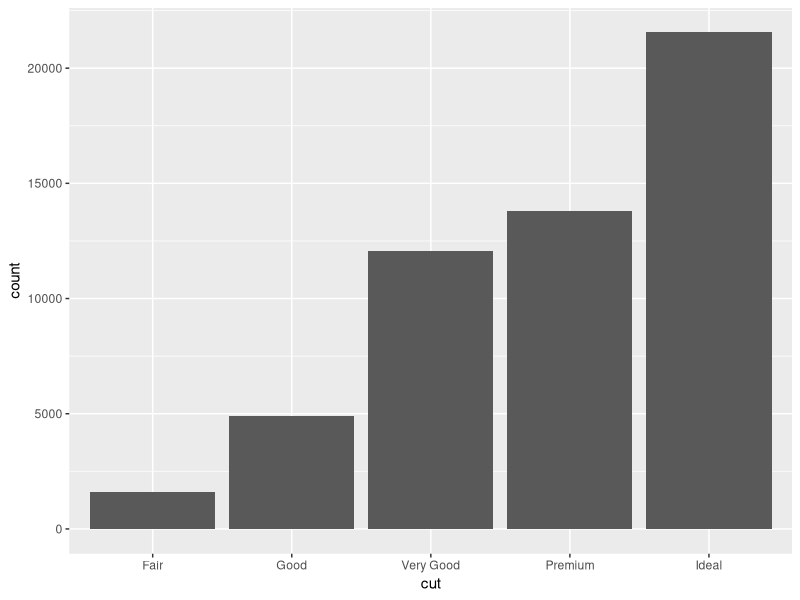
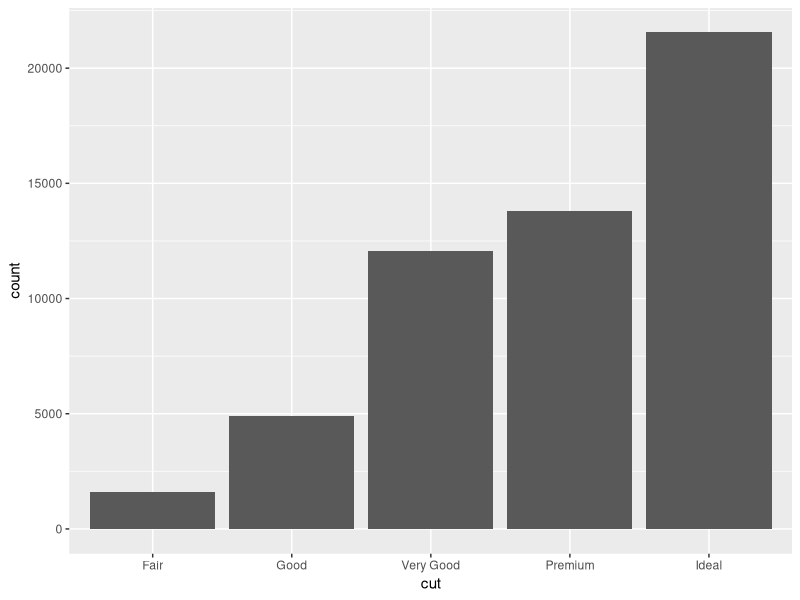
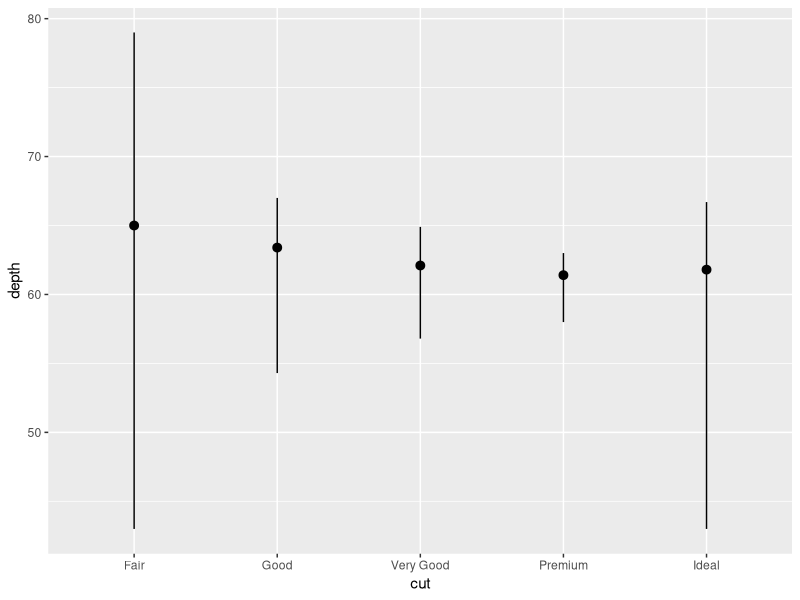
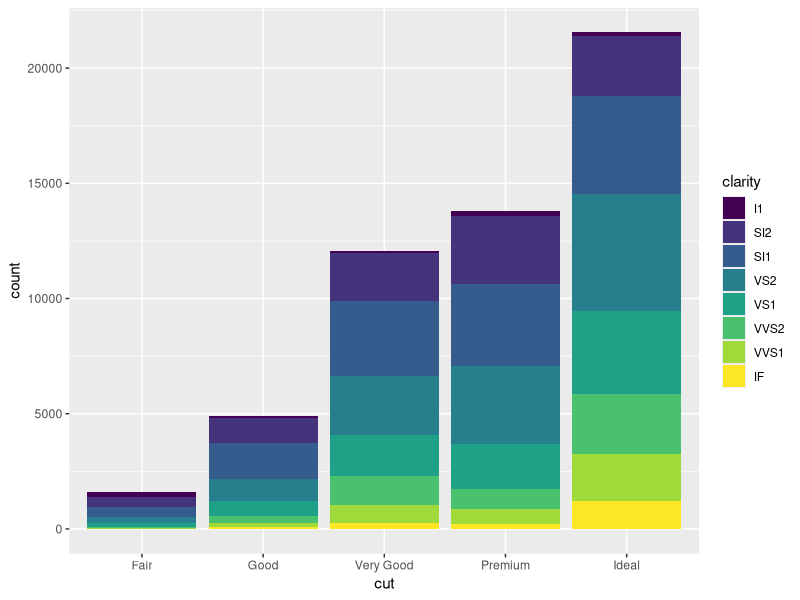
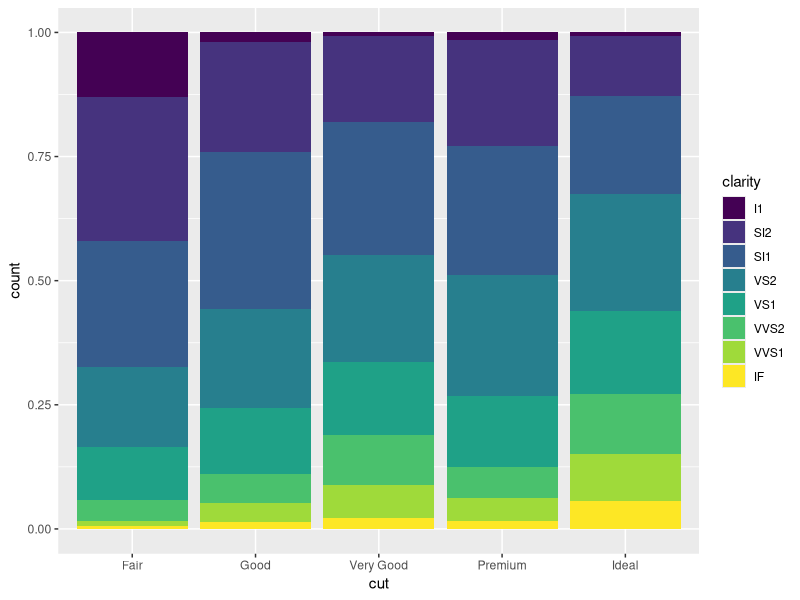
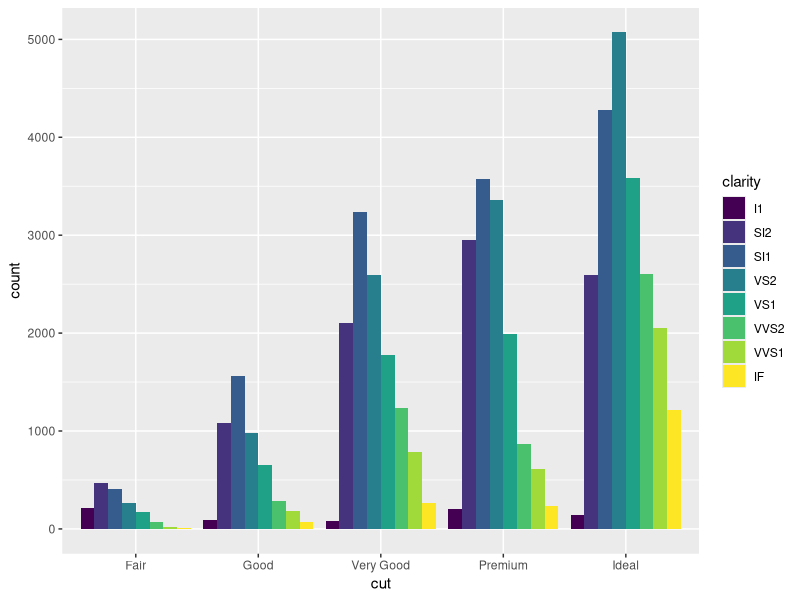
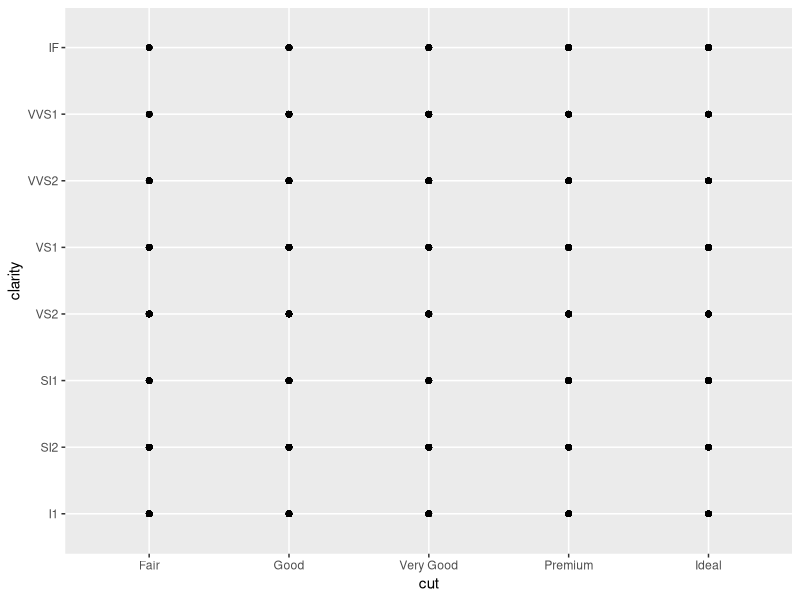
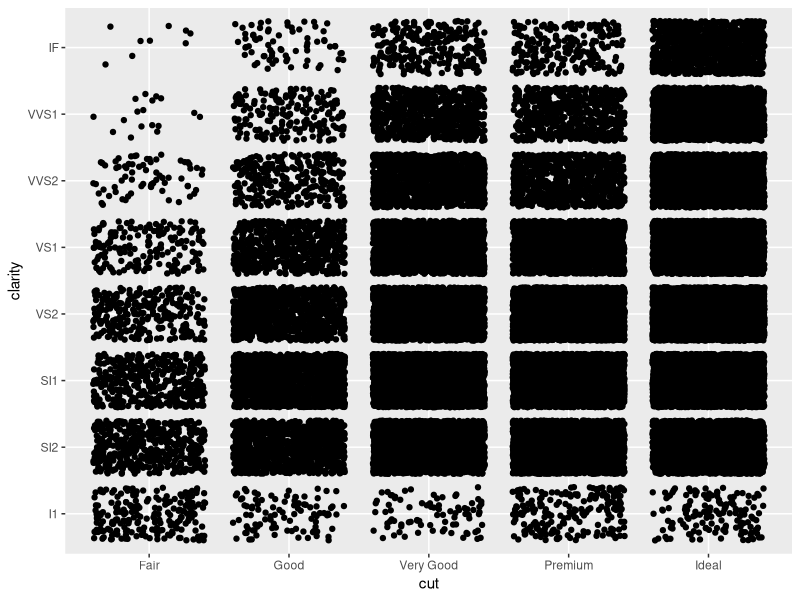

Write R code to recreate these figures, in order.
# Exercise 2: More ggplot2 Grammar

# Install and load `ggplot2`
# install.packages("ggplot2") # if needed

library("ggplot2")
# For this exercise you will again be working with the `diamonds` data set.
# Use `?diamonds` to review details about this data set


## Statistical Transformations

# Draw a bar chart of the diamonds data, organized by cut
# The height of each bar is based on the "count" (number) of diamonds with that cut
ggplot(data = diamonds) +
  geom_bar(mapping = aes(x = cut))

# Use the `stat_count` to apply the statistical transformation "count" to the diamonds
# by cut. You do not need a separate geometry layer!
ggplot(data = diamonds) +
  stat_count(mapping = aes(x = cut))

# Use the `stat_summary` function to draw a chart with a summary layer.
# Map the x-position to diamond `cut`, and the y-position to diamond `depth`
# Bonus: use `min` as the function ymin, `max` as the function ymax, and `median` as the function y

ggplot(data = diamonds) +
  stat_summary(mapping = aes(x = cut, y = depth),
               fun.ymin = min, fun.ymax = max, fun.y = median)

## Position Adjustments

# Draw a bar chart of diamond data organized by cut, with each bar filled by clarity.
# You should see a _stacked_ bar chart.
ggplot(data = diamonds) +
  geom_bar(mapping = aes(x = cut, fill = clarity))

# Draw the same chart again, but with each element positioned to "fill" the y axis
ggplot(data = diamonds) +
  geom_bar(mapping = aes(x = cut, fill = clarity), position = "fill")

# Draw the same chart again, but with each element positioned to "dodge" each other
ggplot(data = diamonds) +
  geom_bar(mapping = aes(x = cut, fill = clarity), position = "dodge")

# Draw a plot with point geometry with the x-position mapped to `cut` and the y-position mapped to `clarity`
# This creates a "grid" grouping the points
ggplot(data = diamonds) +
  geom_point(mapping = aes(x = cut, y = clarity))

# Use the "jitter" position adjustment to keep the points from all overlapping!
# (This works a little better with a sample of diamond data, such as from the previous exercise).
ggplot(data = diamonds) +
  geom_point(mapping = aes(x = cut, y = clarity), position = "jitter")


## Scales

# Draw a "boxplot" (with `geom_boxplot()`) for the diamond's price (y) by color (x)
ggplot(data = diamonds) +
  geom_boxplot(mapping = aes(x = color, y = price))


# This has a lot of outliers, making it harder to read. To fix this, draw the same plot but
# with a _logarithmic_ scale for the y axis.
ggplot(data = diamonds) +
  geom_boxplot(mapping = aes(x = color, y = price)) +
  scale_y_log10()

# For another version, draw the same plot but with `violin` geometry instead of `boxplot` geometry!
# How does the logarithmic scale change the data presentation?
ggplot(data = diamonds) +
  geom_violin(mapping = aes(x = color, y = price)) +
  scale_y_log10()

# Another interesting plot: draw a plot of the diamonds price (y) by carat (x), using a heatmap of 2d bins
# (geom_bin2d)
# What happens when you make the x and y channels scale logarithmically?
ggplot(data = diamonds) +
  geom_bin2d(mapping = aes(x = carat, y = price)) +
  scale_y_log10() +
  scale_x_log10()

# Draw a scatter plot for the diamonds  price (y) by carat (x). Color each point by the clarity
# (Remember, this will take a while. Use a sample of the diamonds for faster results)
ggplot(data = diamonds) +
  geom_point(mapping = aes(x = color, y = price, color = clarity)) +
  scale_y_log10()

# Change the color of the previous plot using a ColorBrewer scale of your choice. What looks nice?
ggplot(data = diamonds) +
  geom_point(mapping = aes(x = color, y = price, color = clarity)) +
  scale_color_brewer(palette = "Set3")


## Coordinate Systems

# Draw a bar chart with x-position and fill color BOTH mapped to cut
# For best results, SET the `width` of the geometry to be 1 (fill plot, no space between)
# You can save this to a variable for easier modifications
modifyer <- ggplot(data = diamonds) +
  geom_bar(mapping = aes(x = cut, fill = cut), width = 1)

# Draw the same chart, but with the coordinate system flipped
modifyer +
  coord_flip()

# Draw the same chart, but in a polar coordinate system. Now you have a Coxcomb chart!
modifyer +
  coord_polar()


## Facets

# Take the scatter plot of price by carat data (colored by clarity) and add _facets_ based on
# the diamond's `color`
ggplot(data = diamonds) +
  geom_point(mapping = aes(x = color, y = price, color = clarity)) +
  scale_color_brewer(palette = "Set3") + 
  facet_wrap(~color)


## Saving Plots

# Use the `ggsave()` function to save one of your plots (the most recent one generated) to disk.
# Name the output file "my-plot.png".
# Make sure you've set the working directory!!
